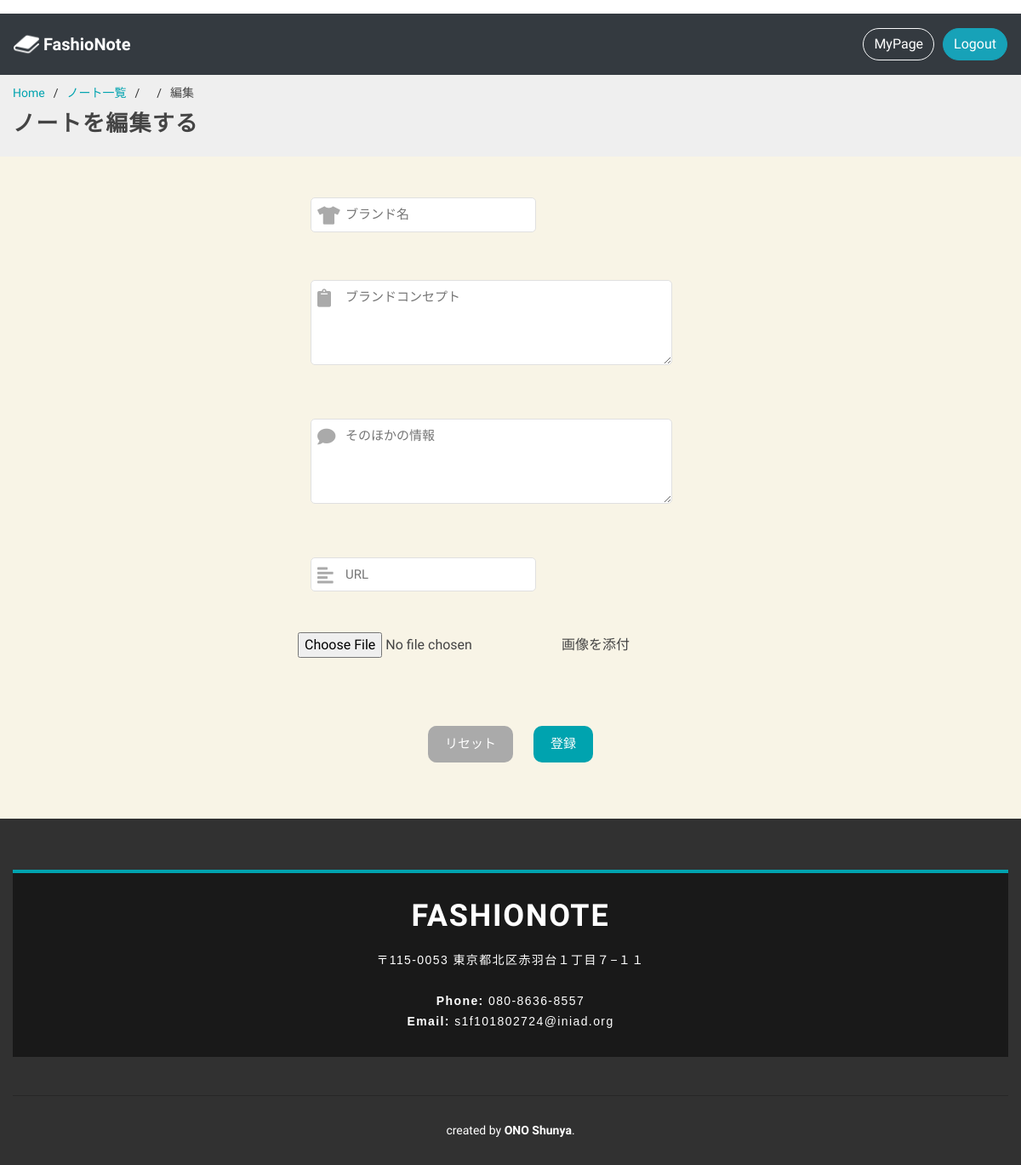
Before: /detail/26/update (signed in) with the older database file.
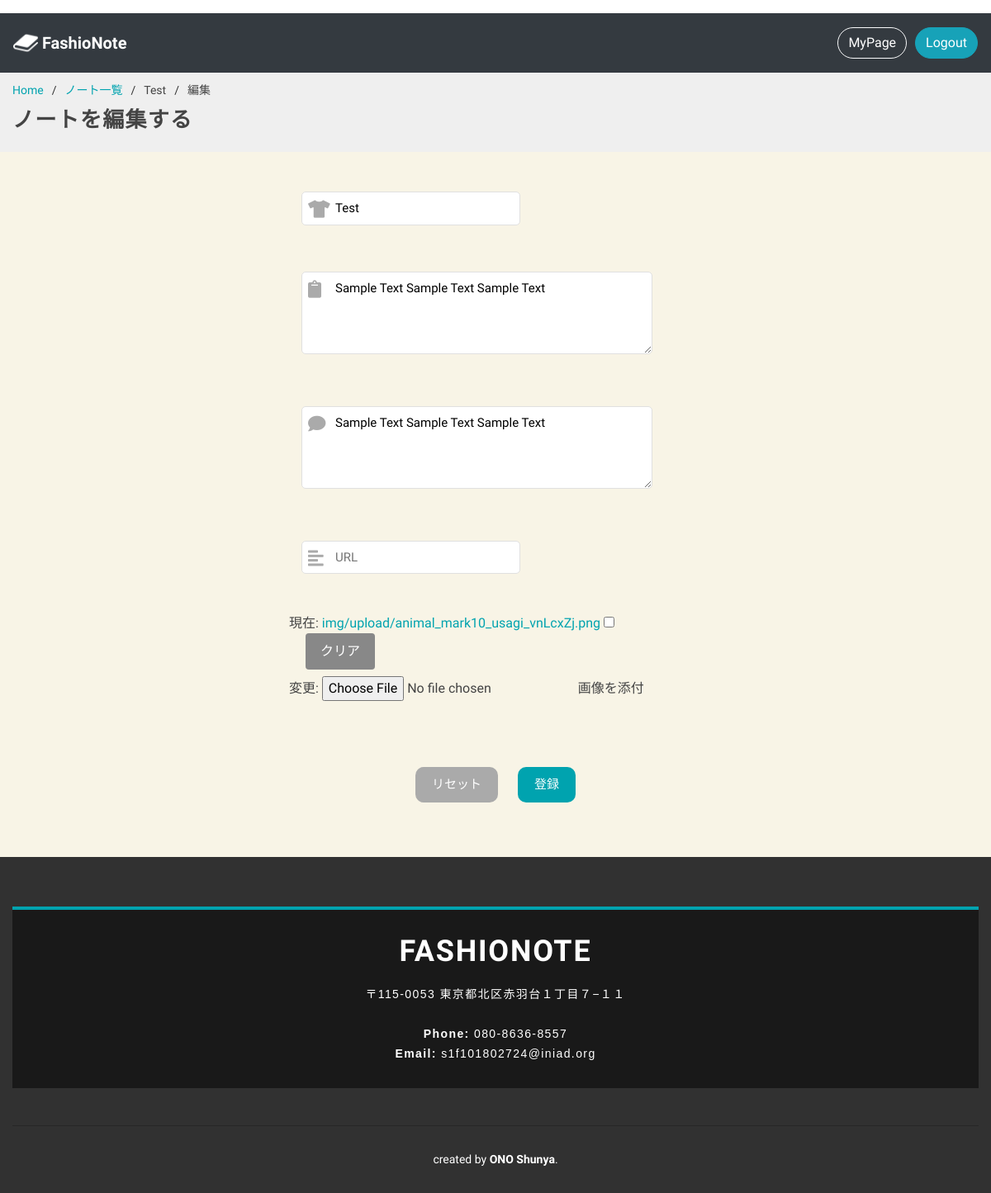
After: the same page with the newer database file.
### fashionote/models.py (models this page shows)
class Brand(models.Model):
    brand_name = models.CharField(max_length=256)
    concept = models.TextField(default='')
    url = models.CharField(max_length=256, blank=True, null=True)
    memo = models.TextField(default='')
    image = models.ImageField(upload_to='img/upload', blank=True, null=True)
    tags = TaggableManager(blank=True)
    create_user = models.ForeignKey(get_user_model(), on_delete=models.CASCADE)

### fashionote/views.py (the view)
# urls.py: path(r'detail/<int:brand_id>/update',views.update, name="update"),
@login_required
def update(request, brand_id):
    brand = Brand.objects.filter(pk=brand_id).first()
    if request.method == 'POST':
        form = BrandForm(request.POST, request.FILES, instance=brand)
        if form.is_valid():
            form.save()
            return redirect('/detail/'+str(brand.id))
    else:
        form = BrandForm(instance=brand)
        return render(request, 'fashionote/update.html', {'form':form, 'brand':brand})

### fashionote/forms.py
class BrandForm(forms.ModelForm):
    class Meta:
        model = Brand
        fields = ('brand_name', 'concept', 'url', 'memo', 'image', 'tags')
        labels = {'brand_name':'ブランド名', 'concept':'コンセプト', 'url':'URL', 'memo':'その他の情報', 'image':'画像を添付', 'tags':'タグ'}
        widgets = {
      'brand_name': TextInput(attrs={'placeholder': 'ブランド名'}),
      'concept': Textarea(attrs={'placeholder': 'ブランドコンセプト'}),
      'url': TextInput(attrs={'placeholder': 'URL'}),
      'memo': Textarea(attrs={'placeholder': 'そのほかの情報'}),
      'tags': TagWidget(attrs={'placeholder': 'タグ ,で区切ってください'}),
     }

### fashionote/templates/fashionote/update.html (shortened to what this page needs)
{% extends 'head.html' %}
{% load widget_tweaks %}
{% block content %}
<main id="main">
  <section id="breadcrumbs" class="breadcrumbs">
    <div class="container">
      <ol>
        <li><a href="{% url 'fashionote:home' %}">Home</a></li>
        <li><a href="{% url 'fashionote:index'%}">ノート一覧</a></li>
        <li>{{ brand.brand_name }}</li>
        <li>編集</li>
      </ol>
      <h2>ノートを編集する</h2>
    </div>
  </section>
  <section class="form">
    <div class="row" data-aos="fade-up">
      <div class="container-fluid">
        <form method="POST" novalidate enctype="multipart/form-data">
          <div class="inputs">
            {{ form.brand_name }}
            <i class="fa fa-tshirt fa-lg fa-fw" aria-hidden="true"></i>
          </div>
          <div class="inputs">
            {{ form.concept }}
            <i class="fa fa-clipboard fa-lg fa-fw" aria-hidden="true"></i>
          </div>
          <div class="inputs">
            {{ form.memo }}
            <i class="fa fa-comment fa-lg fa-fw" aria-hidden="true"></i>
          </div>
          <div class="inputs">
            {{ form.url }}
            <i class="fa fa-align-left fa-lg fa-fw" aria-hidden="true"></i>
          </div>
          <div id="attachment">
            {{form.image|add_class:"fileinput"}}
            {{ form.image.label }}
          </div>
          <div class="btn-area">
            <input type="reset" value="リセット">
            <input type="submit" value="登録">
          </div>
        </form>
      </div>
    </div>
  </section>
</main>
{% endblock %}

Changed rows visible on the page:
added Brand: brand_name "Test", concept "Sample Text Sample Text Sample Text", memo "Sample Text Sample Text Sample Text"
Other visible differences:
form field image: (not shown) → "☐"
text now shown: "現在: img/upload/animal_mark10_usagi_vnLcxZj.png クリア 変更:"
